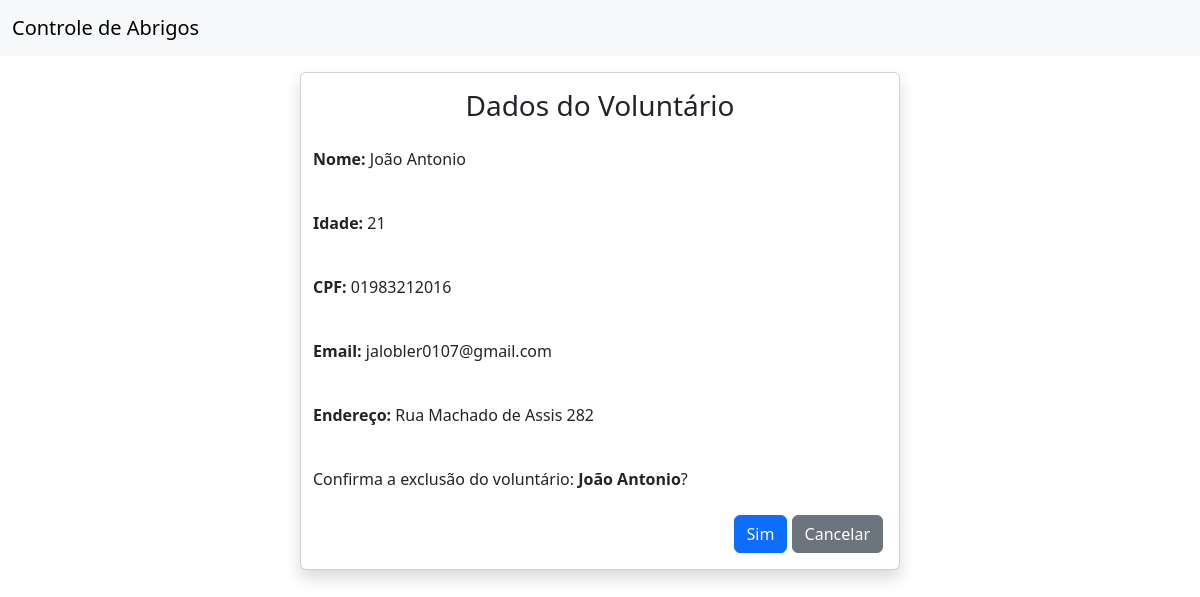
Screenshot of /1/voluntario/apagar/ with the database file from the repository.
### voluntarios/models.py (models this page shows)
class Voluntario(models.Model):
    nome = models.CharField('Nome', max_length=100, help_text='Nome do voluntário')
    idade = models.IntegerField('Idade', help_text='Idade do voluntário')
    cpf = models.CharField('CPF', max_length=11, help_text='CPF do voluntário', unique=True)
    email = models.EmailField('Email', help_text='Email do voluntário')
    endereco = models.CharField('Endereço', max_length=200, help_text='Endereço do voluntário')
    abrigo = models.ForeignKey(abrigo.models.Abrigo, verbose_name=' Abrigo', help_text='Nome do abrigo',
                               on_delete=models.CASCADE, related_name='abrigo')
    class Meta:
        verbose_name = 'Voluntário'
        verbose_name_plural = 'Voluntários'
    def __str__(self):
        return self.nome

### voluntarios/views.py (the view)
# urls.py: path('<int:pk>/voluntario/apagar/', VoluntarioDeleteView.as_view(), name='voluntario_apagar'),
class VoluntarioDeleteView(SuccessMessageMixin, DeleteView):
    model = Voluntario
    template_name = 'voluntario_apagar.html'
    success_url = reverse_lazy('voluntarios')
    success_message = 'Voluntário deletado com sucesso'

### voluntarios/templates/voluntario_apagar.html (shortened to what this page needs)
{% extends 'inicial.html' %}
{% load django_bootstrap5 %}
{% block content %}
    <div class="card shadow m-3 col-md-6 mx-auto">
        <div class="card-body">
            <div class="row">
                <h3 class="text-center">Dados do Voluntário</h3>
                <p class="p-2 mt-2"><strong>Nome: </strong>{{ object.nome }}</p>
                <p class="p-2 mt-2"><strong>Idade: </strong>{{ object.idade }}</p>
                <p class="p-2 mt-2"><strong>CPF: </strong>{{ object.cpf }}</p>
                <p class="p-2 mt-2"><strong>Email: </strong>{{ object.email }}</p>
                <p class="p-2 mt-2"><strong>Endereço: </strong>{{ object.endereco }}</p>
                <p class="p-2 mt-2">Confirma a exclusão do voluntário: <strong>{{ object }}</strong>?</p>
                <form method="POST" enctype="multipart/form-data">
                    <div class="text-end">
                        {% bootstrap_button button_type="submit" content="Sim" %}
                        <a href="{% url 'voluntarios' %}" class="btn btn-secondary text-white" type="button">
                            <span class="text">Cancelar</span>
                        </a>
                    </div>
                </form>
            </div>
        </div>
    </div>
{% endblock %}

### rows the page displays
Voluntario: nome "João Antonio", idade "21", cpf "01983212016", email "jalobler0107@gmail.com", endereco "Rua Machado de Assis 282"
